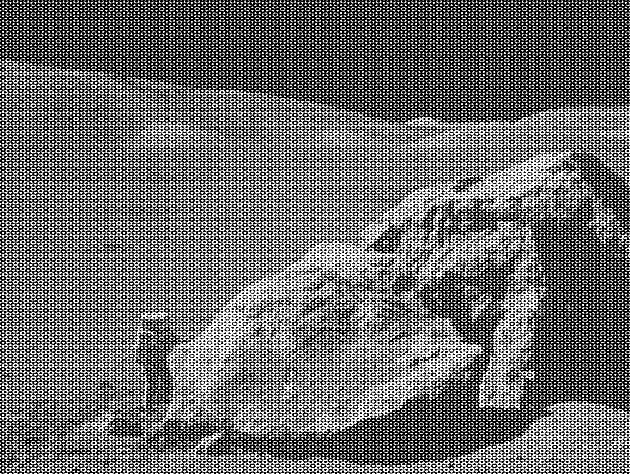
%> input picture PeriodicNoiseRemove/Fig0516(a)(applo17_boulder_noisy).tif, 630 x 474 px
$ octave PeriodicNoiseRemove.m   (GNU Octave 9; MATLAB toolbox functions it lacks are replaced by stand-ins)
%> lines starting %> are read from the running program, lines starting %| are printed output that depends on the picture

%load an image with periodic noise
im = imread('Fig0516(a)(applo17_boulder_noisy).tif');
%> im is the input picture: size 474x630 uint8; min 0, max 255, mean 108.1
% figure;
% imshow(im,[]);
% title('noisy image');

%In order to perform filtering in the frequency domain, we need to pad the
%image at first
[rows, cols] = size(im);
%> rows = 474; cols = 630
paddedIm = padarray(im, [rows, cols],'post');
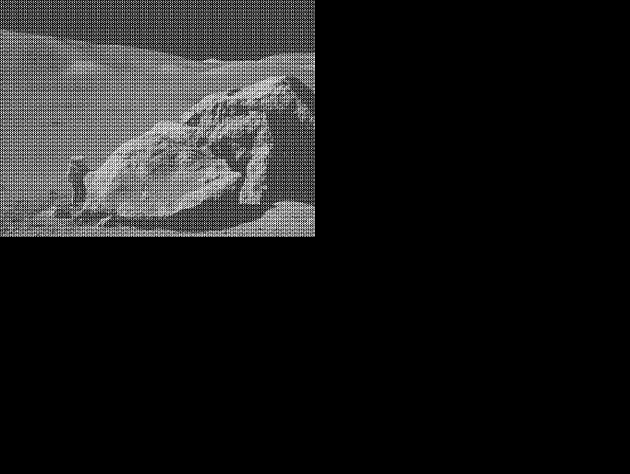
%> paddedIm: size 948x1260 uint8 (shown at 1/2 size); min 0, max 255, mean 27
%figure;
%imshow(paddedIm,[]);
%title('padded noisy image');

%Fuurier transform yapıyoruz
fftImg = fft2(paddedIm);
fftImgShifted = fftshift(fftImg); % filtre buna uygulanacak
figure;
% FsNimg = abs(fftImgShifted);
FsNimg = log(1+abs(fftImgShifted));
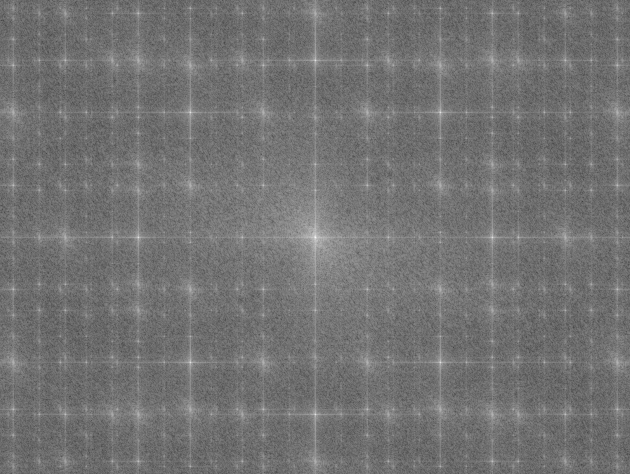
%> FsNimg: size 948x1260 double (shown at 1/2 size); min 2.42, max 17.29, mean 9.13; drawn with min black and max white
% FsNimg = imgaussfilt(FsNimg,5);
imshow(FsNimg,[]); %show the Fourier spectrum in log scale
title('Fourier spectrum of the noisy image (shown in log scale)');

%> (the run ends here)
